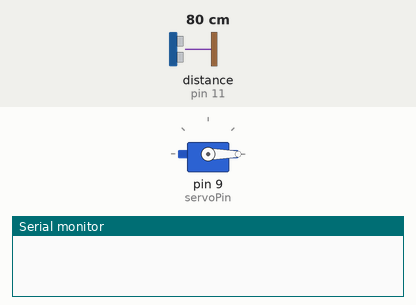
The sketch below on a simulated Arduino Uno, built with avr-gcc and run on an emulated ATmega328P. Shown: servo, the last lines printed to the serial monitor. Wiring (inferred from the names in the program): ultrasonic range finder: trigger pin 10; echo pin 11. The inputs (shaded band) are chosen by the test bench; at power-on: distance to the obstacle (sensor on pin 11) 80 cm. The echo pulse lasts 58.3 µs per cm.

Above: at 0.1 s.
1.8 s: distance to the obstacle (sensor on pin 11) set to 2 cm
At 2.28 s:
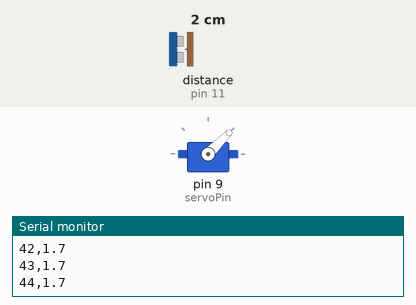
4.8 s: distance to the obstacle (sensor on pin 11) set to 120 cm
At 5.7 s:
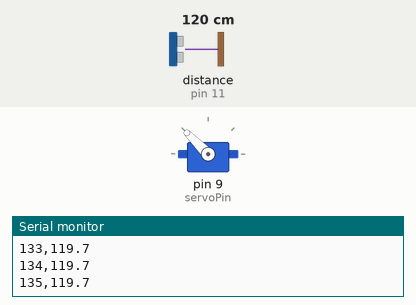
7.8 s: distance to the obstacle (sensor on pin 11) set to 250 cm
At 8.9 s:
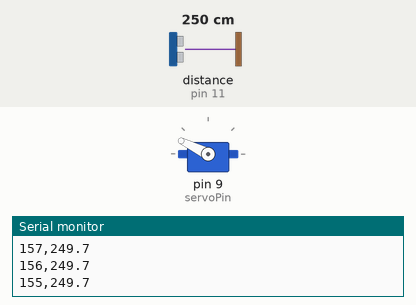
10.8 s: distance to the obstacle (sensor on pin 11) set to 299 cm
Timing chart, 0 to 14.8 s (numbered marks = the images above; inputs shaded):
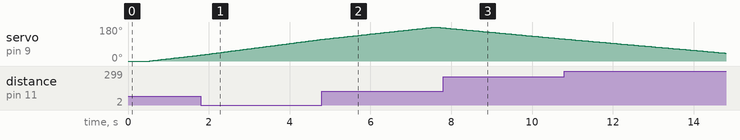

The sketch:

Radar.ino
```cpp
#include <Servo.h>

Servo radarServo;

const int trigPin = 10;
const int echoPin = 11;
const int servoPin = 9;

int angle = 0;
int direction = 1;

long duration;
float distance;

void setup() {
  Serial.begin(9600);

  pinMode(trigPin, OUTPUT);
  pinMode(echoPin, INPUT);

  radarServo.attach(servoPin);
  radarServo.write(0);

  delay(500);
}

float getDistance() {
  digitalWrite(trigPin, LOW);
  delayMicroseconds(2);

  digitalWrite(trigPin, HIGH);
  delayMicroseconds(10);
  digitalWrite(trigPin, LOW);

  duration = pulseIn(echoPin, HIGH, 30000);

  if (duration == 0) {
    return 0;
  }

  return duration * 0.0343 / 2.0;
}

void loop() {

  radarServo.write(angle);
  delay(35);

  distance = getDistance();

  // Send angle,distance to Python
  Serial.print(angle);
  Serial.print(",");
  Serial.println(distance, 1);

  angle += direction;

  if (angle >= 180) {
    angle = 180;
    direction = -1;
  }

  if (angle <= 0) {
    angle = 0;
    direction = 1;
  }
}
```
